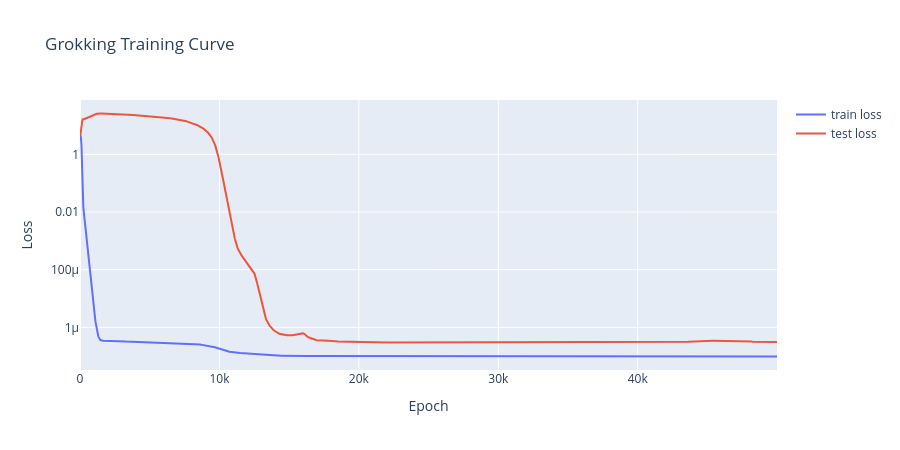

The notebook cell saved with this chart:
### Markdown cell above
Before we start doing mech interp on our model, let's have a look at our loss curves. How quickly do the model's training and test loss curves come down?

### Code cell
utils.lines(
    lines_list=[full_run_data["train_losses"][::10], full_run_data["test_losses"]],
    labels=["train loss", "test loss"],
    title="Grokking Training Curve",
    x=np.arange(5000) * 10,
    xaxis="Epoch",
    yaxis="Loss",
    log_y=True,
    width=900,
    height=450,
)

### Figure 1 — Plotly figure (JSON) as saved in the notebook; plotly's stock layout.template omitted (floating-point values rounded to 4 significant figures; data arrays with more than 128 entries replaced by an {"elided": "..."} marker saying what was removed)
{"data": [{"mode": "lines", "name": "train loss", "type": "scatter", "x": {"elided": "5000 int values"}, "y": {"elided": "5000 float values"}}, {"mode": "lines", "name": "test loss", "type": "scatter", "x": {"elided": "5000 int values"}, "y": {"elided": "5000 float values"}}], "layout": {"height": 450, "title": {"text": "Grokking Training Curve"}, "width": 900, "xaxis": {"title": {"text": "Epoch"}}, "yaxis": {"title": {"text": "Loss"}, "type": "log"}}}
